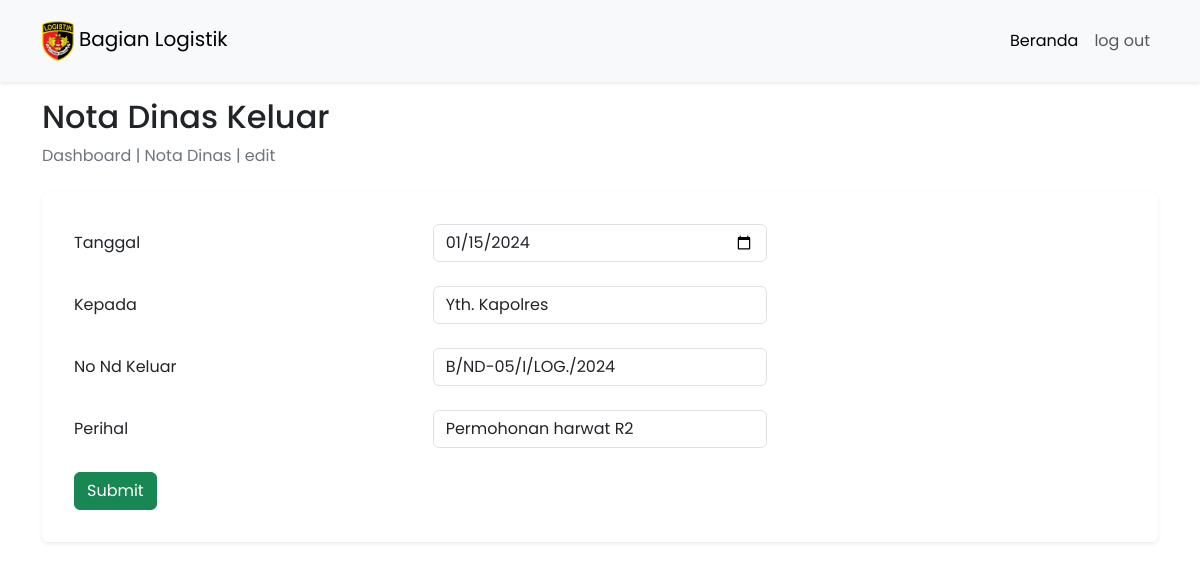
The app's page /ubah.php?id=50 (signed in) with its own data.
### tables this page shows
CREATE TABLE `mahasiswa` (
  `id` int(11) NOT NULL,
  `kepada` varchar(100) DEFAULT NULL,
  `perihal` char(250) DEFAULT NULL,
  `no_ndkeluar` varchar(100) DEFAULT NULL,
  `tanggal` varchar(100) DEFAULT NULL
);

### functions.php (called while the page is built, shortened)
<?php
$conn = mysqli_connect("localhost", "root", "", "web_notadinas");
function query($query)
{
    global $conn;
    $result = mysqli_query($conn, $query);
    $rows = [];
    while ($row = mysqli_fetch_assoc($result)) {
        $rows[] = $row;
    }
    return $rows;
}

### ubah.php (the view, shortened to what this page needs)
<?php
require 'functions.php';
$id  = $_GET["id"];
$mhs = query("SELECT * FROM mahasiswa WHERE id = $id")[0];
?>
<!DOCTYPE html>
<html lang="en">
<head>
    <link href="https://cdn.jsdelivr.net/npm/bootstrap@5.3.2/dist/css/bootstrap.min.css" rel="stylesheet">
    <link rel="stylesheet" href="css/ubah.css">
    <link rel="stylesheet" href="https://cdn.jsdelivr.net/npm/bootstrap-icons@1.11.2/font/bootstrap-icons.min.css">
</head>
<body>
    <nav class="navbar navbar-expand-lg navbar-light bg-light shadow-sm p-3 mb-3">
        <div class="container">
            <a class="navbar-brand" href="#">
                <img src="img/logo.png" alt="Logo" height="40">
                Bagian Logistik
            </a>
            <div class="collapse navbar-collapse justify-content-end" id="navbarNav">
                <ul class="navbar-nav">
                    <li class="nav-item">
                        <a class="nav-link active" aria-current="page" href="index.php">Beranda</a>
                    </li>
                    <li class="nav-item">
                        <a class="nav-link" href="logout.php">log out</a>
                    </li>
                </ul>
            </div>
        </div>
    </nav>
    <section>
        <div class="container mb-4">
            <h2>Nota Dinas Keluar</h2>
            <p class="text-secondary">Dashboard | Nota Dinas | edit</p>
        </div>
    </section>
    <section>
        <div class="container">
            <div class="card p-3 shadow-sm">
                <div class="card-body">
                    <div class="row">
                        <div class="col-md-8">
                            <form action="" method="post" enctype="multipart/form-data">
                                <div class="mb-4 row">
                                    <label for="tanggal" class="col-sm-6 col-form-label">Tanggal</label>
                                    <div class="col-sm-6">
                                        <input type="date" class="form-control" id="tanggal" name="tanggal" required value="<?= $mhs['tanggal']; ?>">
                                    </div>
                                </div>
                                <div class="mb-4 row">
                                    <label for="kepada" class="col-sm-6 col-form-label">Kepada</label>
                                    <div class="col-sm-6">
                                        <input type="text" class="form-control" id="kepada" name="kepada" required value="<?= $mhs['kepada']; ?>">
                                    </div>
                                </div>
                                <div class="mb-4 row">
                                    <label for="no_ndkeluar" class="col-sm-6 col-form-label">No Nd Keluar</label>
                                    <div class="col-sm-6">
                                        <input type="text" class="form-control" id="no_ndkeluar" name="no_ndkeluar" required value="<?= $mhs['no_ndkeluar']; ?>">
                                    </div>
                                </div>
                                <div class="mb-4 row">
                                    <label for="perihal" class="col-sm-6 col-form-label">Perihal</label>
                                    <div class="col-sm-6">
                                        <input type="text" class="form-control" id="perihal" name="perihal" required value="<?= $mhs['perihal']; ?>">
                                    </div>
                                </div>
                                <button class="btn btn-success text-end d-flex" type="submit" name="submit">Submit</button>
                            </form>
                        </div>
                    </div>
                </div>
            </div>
        </div>
    </section>
</body>
</html>

### css/ubah.css (style rules this page uses)
* { font-family: 'Poppins', sans-serif; }
.card { border: none; }

### records on screen
mahasiswa: tanggal "01/15/2024", kepada "Yth. Kapolres", no_ndkeluar "B/ND-05/I/LOG./2024", perihal "Permohonan harwat R2"
